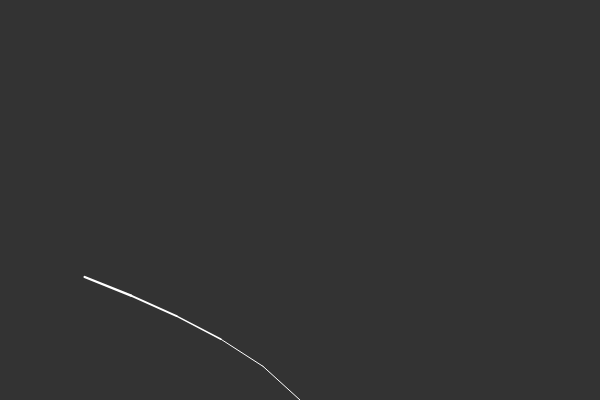
Frame 1 (no input)
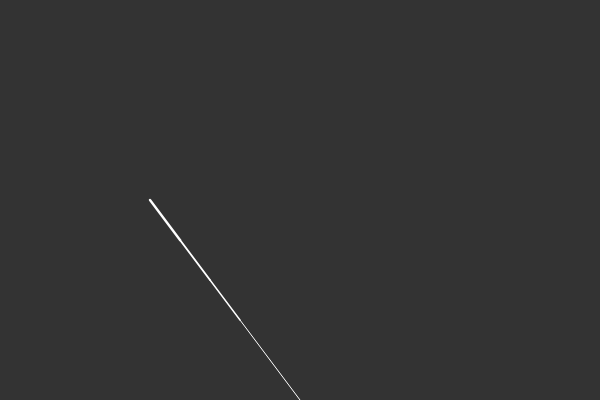
Frame 60 (no input)
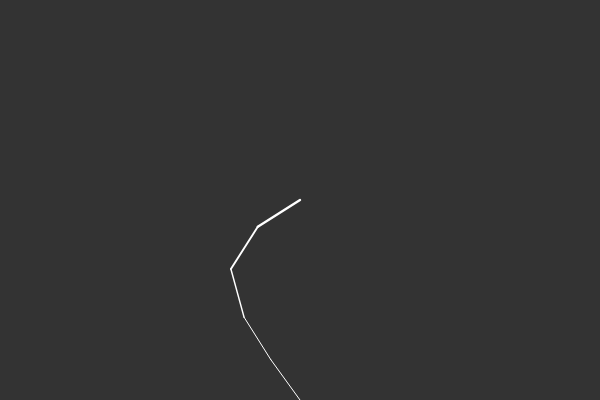
Frame 120 (the mouse pressed at the canvas centre since frame 60)

The p5.js sketch that drew these frames (run headless with seeded random() and noise() and a simulated clock; from frame 60 on, the mouse is pressed at the canvas centre):

// p5.js sketch
// ── sketch.js
// port of Daniel Shiffman's Inverse Kinematics coding challenge
// by madacoo
let end;
let start;
let base; //p5.Vector


function setup() {
  createCanvas(600, 400);

  let point = new p5.Vector(300, 200);
  start = new Segment(point, 50, 0);
  let current = start;

  for (let i = 0; i < 4; i++) {
    let next = new Segment(current, 50, i);
    current.child = next;
    current = next;
  }
  end = current;
  base = new p5.Vector(width/2, height)
}


function draw() {
  background(51);
  end.follow(mouseX, mouseY);
  end.update();

  let next = end.parent;
  while (next != null) {
    next.follow();
    next.update();
    next = next.parent;
  }


  start.setA(base);
  start.calculateB();
  next = start.child;
  while (next != null) {
    next.attachA();
    next.calculateB();
    next = next.child;
  }

  end.show();

  next = end.parent;
  while (next != null) {
    next.show();
    next = next.parent;
  }

}


// ── segment.js

class Segment {
    /* Unlike in Java, JavaScript does not implement
     * function overloading, which means we cannot simply have
     * two different constructors for our Segment class as Shiffman does in
     * his pde example. Instead, we must have one constructor function
     * which behaves differently depending on the type of arguments we pass.
     */
    constructor(point, len_, i) {
      if (point.hasOwnProperty("angle")) { // point is probably a Segment
  
        this.parent = point;
        this.a = this.parent.b.copy();
  
      } else {
        this.parent = null;
        this.a = new p5.Vector(point.x, point.y);

      }
      this.len = len_;
      this.sw = map(i, 0, 20, 1, 10);
      this.angle = 0;
      this.b = new p5.Vector();
      this.child = null;
      this.calculateB();

    }

    setA(pos) {
      this.a = pos.copy();
    }
  
    attachA() {
      this.setA(this.parent.b);
    }
  
  
    follow(tx, ty) {
    /* Shiffman used function overloading here too, but since we can't
     * in JavaScript we instead check whether or not ty is undefined. */
      if (typeof(ty) == "undefined") {
  
        let targetX = this.child.a.x;
        let targetY = this.child.a.y;
        this.follow(targetX, targetY);
  
      } else {
  
        let target = new p5.Vector(tx, ty);
        let dir = p5.Vector.sub(target, this.a);
        this.angle = dir.heading();  //This p5 function will return the angle
  
        dir.setMag(this.len);
        dir.mult(-1);
        this.a = p5.Vector.add(target, dir);
  
      }
    }
  
  
    calculateB() {
      let dx = this.len * cos(this.angle);
      let dy = this.len * sin(this.angle)
      this.b.set(this.a.x + dx, this.a.y + dy);
    }
  
  
    update() {
      this.calculateB();
    }
  
  
    show() {
      stroke(255);
      strokeWeight(this.sw);
      line(this.a.x, this.a.y, this.b.x, this.b.y);
    }
  }
